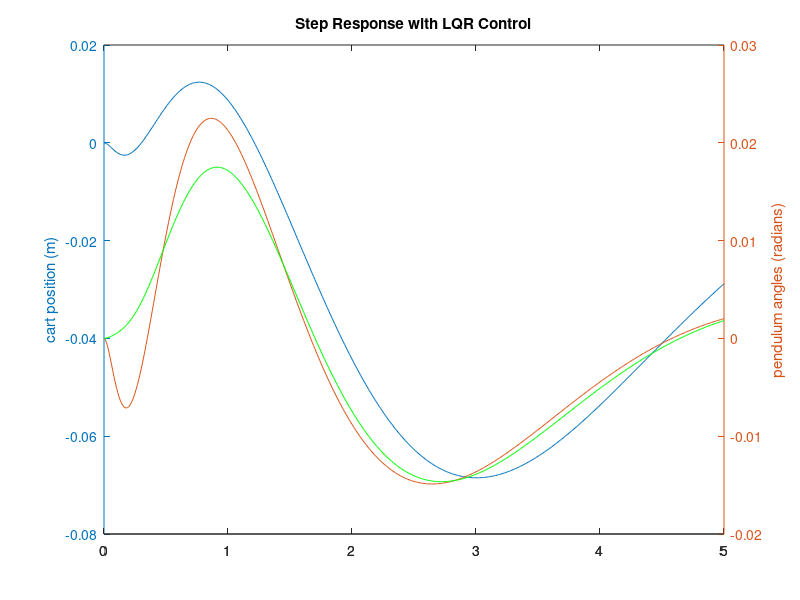

MATLAB code for this plot:
global m1 m2 l1 l2 mm xc g tend fx
%---globale Variablen definiert---
m1=0.01 ; m2=0.01 ; l1=0.5 ; l2=0.7 ; mm=0.2 ; g=9.81 ; xc=0.2 ; tend=5.00 ; fx=0 ;


p=2*(m1*m2+4*m1*mm+3*m2*mm+m1*m1);


A=[0  -1   0                  0                                0                    0                   0;
   0   0   0      -g*(6*m1*m1+6*m2*m2+15*m1*m2)/p              0               3*g*m1*m2/p              0;
   1   0   0                  0                                0                    0                   0;
   0   0   0                  0                                1                    0                   0;
   0   0   0 g*(4*m1*m1+2*m2*m2+9*m1*m2+4*m1*mm+8*m2*mm)/l1/p  0       -3*g*m2*(m1+2*mm)/l1/p           0;
   0   0   0                  0                                0                    0                   1;
   0   0   0    -3*g*(m1*(m1+2*m2+2*mm)+4*m2*mm)/l2/p          0  g*(m1*(m1+4*m2+4*mm)+12*m2*mm)/l2/p   0];
 
B=[     0;
   (8*m1+6*m2)/p;
        0;
        0;
  -3*(4*m1+2*m2)/l1/p;
        0;
     2*m1/l2/p];
 
C=[1 0 0 0 0 0 0;
   0 0 0 1 0 0 0;
   0 0 0 0 0 1 0];

D=[ 0;
    0;
    0];


states={'e' 'dx' 'in' 'th1' 'dth1' 'th2' 'dth2'};
inputs={'F'};
outputs={'e' 'th1' 'th2'};

sys_ss=ss(A,B,C,D,'statename', states, 'inputname' , inputs, 'outputname' , outputs);

%co=ctrb(sys_ss);
%controllability=rank(co)


Q=eye(7);
r=1;


k = lqr(A,B,Q,r)

Ac = [(A-B*k)];
Bc = [B];
Cc = [C];
Dc = [D];


sys_cl = ss(Ac,Bc,Cc,Dc,'statename',states,'inputname',inputs,'outputname',outputs);

t = 0:0.01:5;
F =0.2*ones(size(t));
[y,t,x]=lsim(sys_cl,F,t);
[AX,H1,H2] = plotyy(t,y(:,1),t,y(:,2),'plot');
hold on
line(t,y(:,3),'parent',AX(2),'color','g')
hold off
set(get(AX(1),'Ylabel'),'String','cart position (m)')
set(get(AX(2),'Ylabel'),'String','pendulum angles (radians)')
title('Step Response with LQR Control')